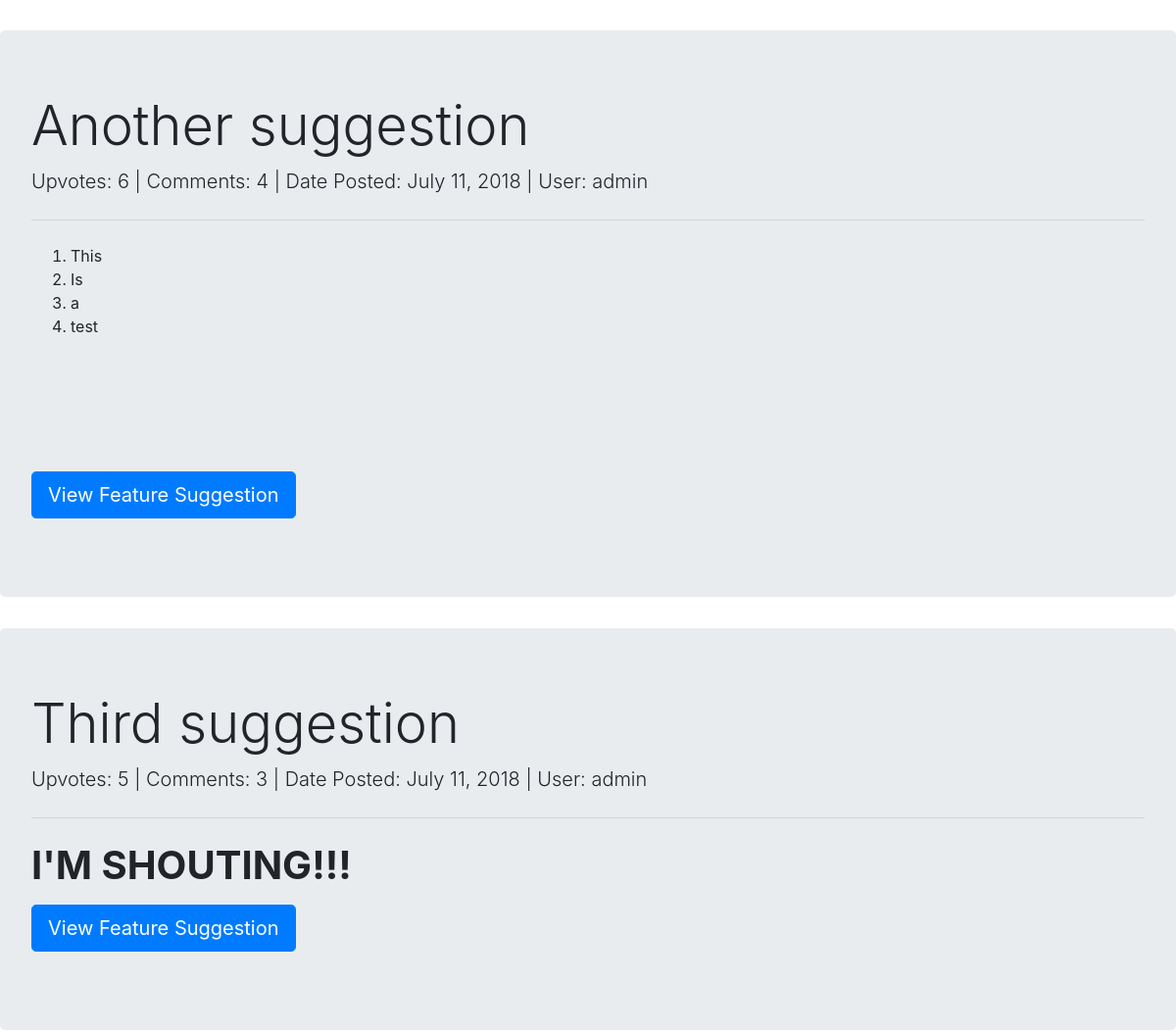
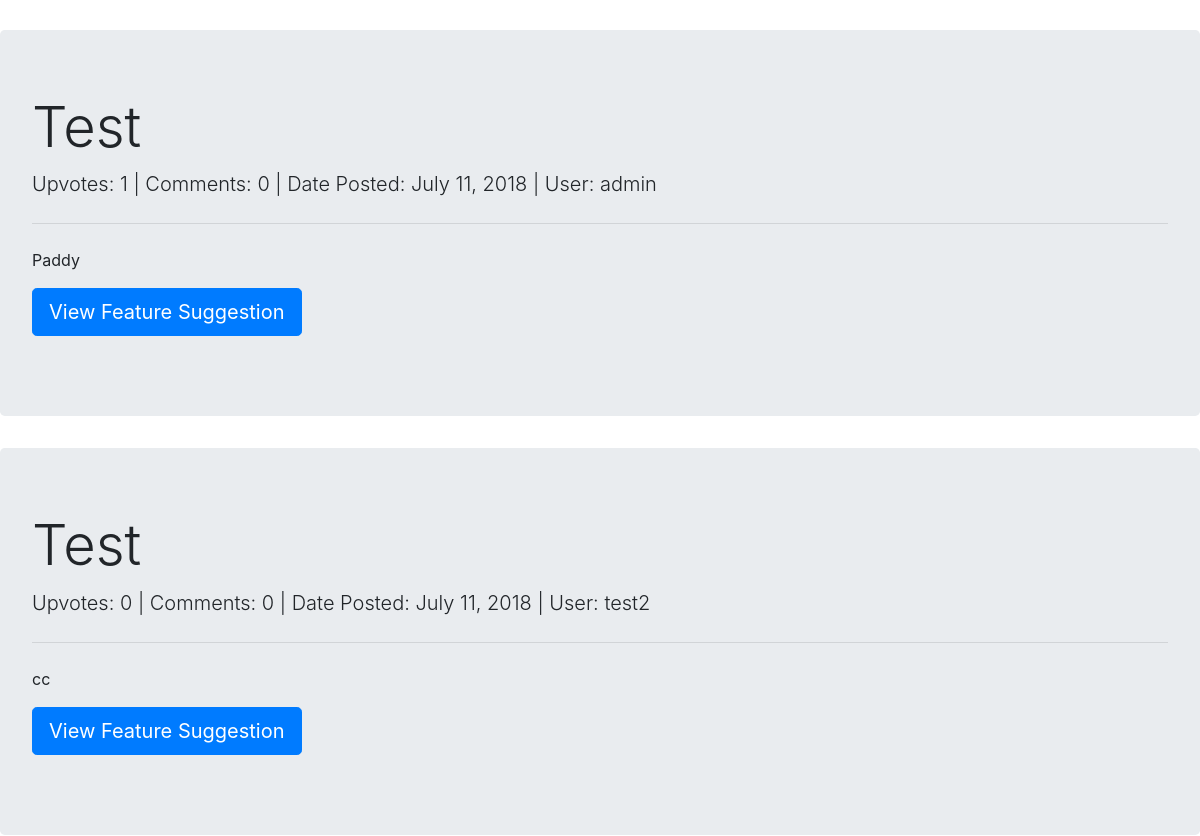
Before: /suggestions/ (middle part) with the older database file (2 pictures, top to bottom).
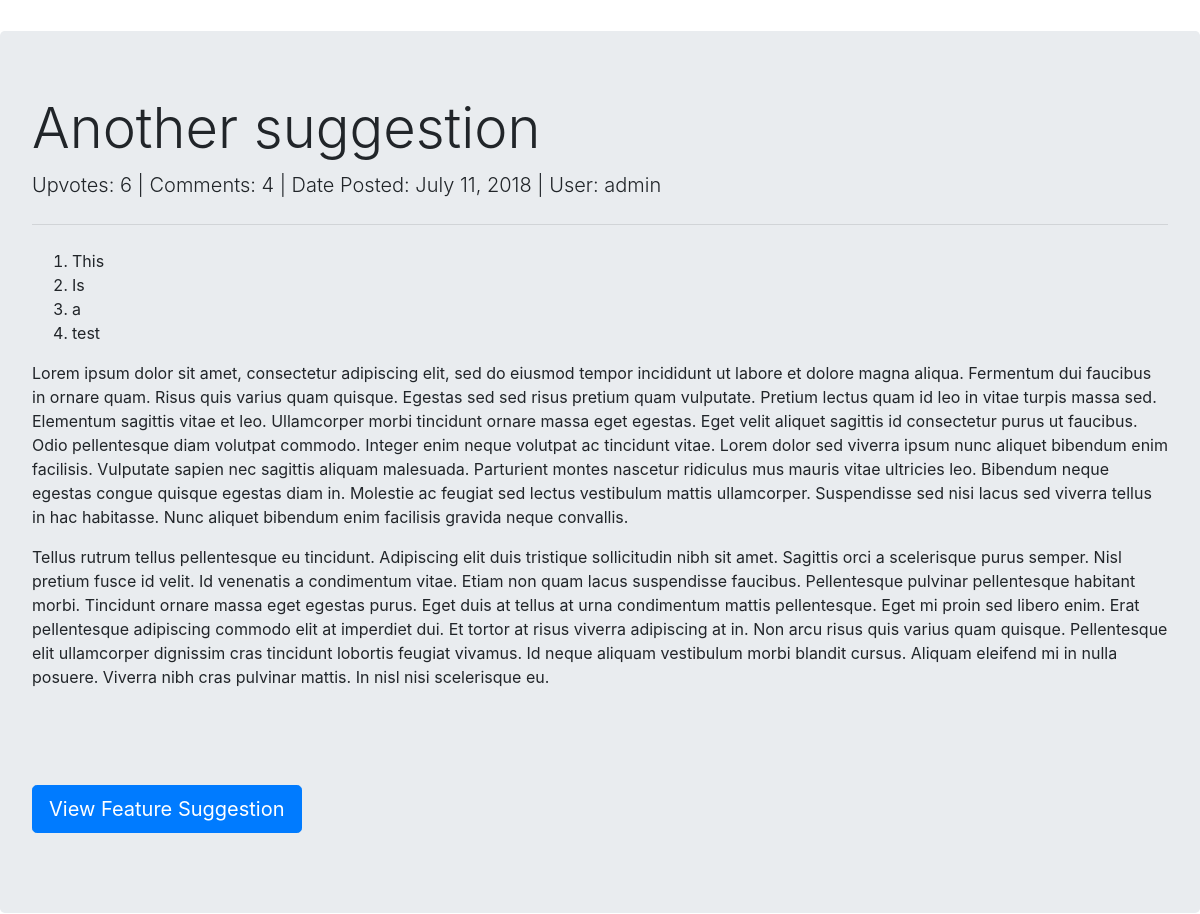
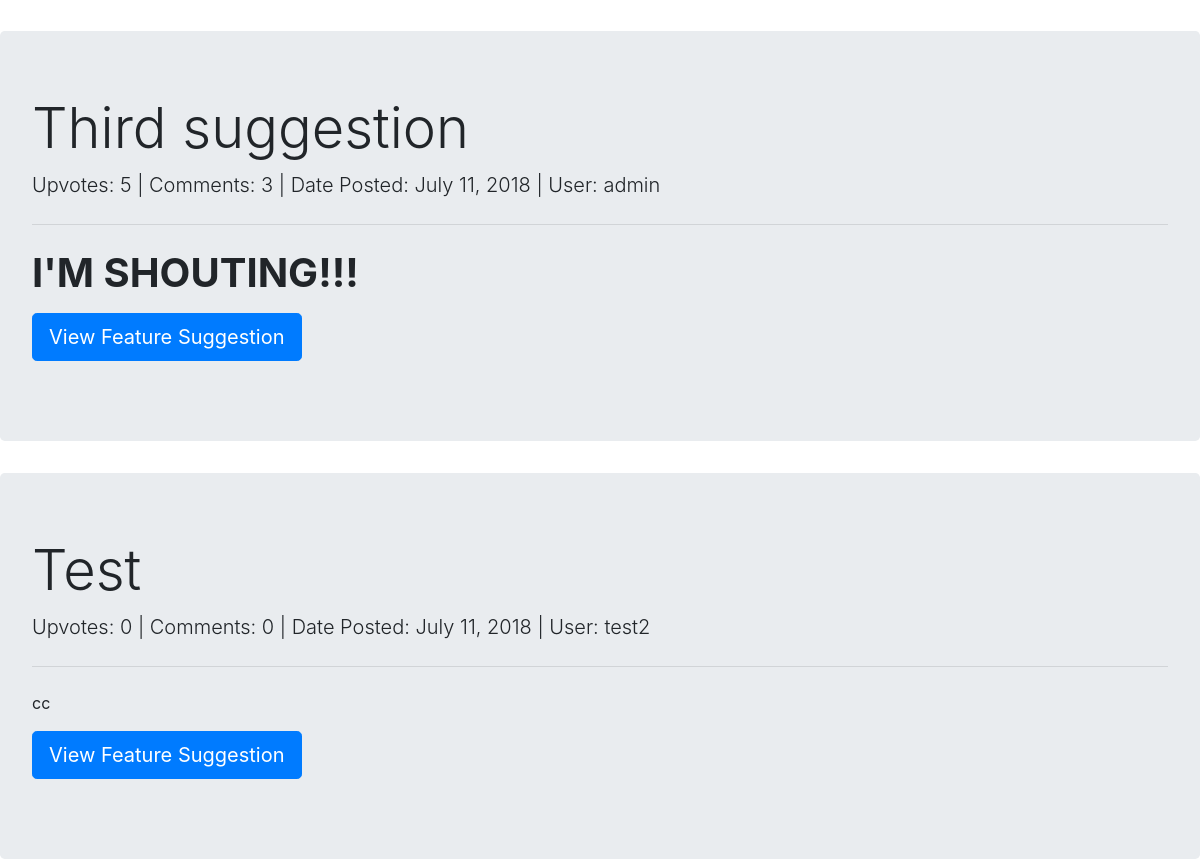
After: the same page with the newer database file (2 pictures, top to bottom).
### usersuggestions/models.py (models this page shows, shortened)
class Suggestion(models.Model):
    suggestion_choices = ((True, 'Feature'), (False, 'Bug Fix'))
    is_feature = models.BooleanField(blank=False, default=False, choices=suggestion_choices)
    user = models.ForeignKey(User, null=False, on_delete=models.PROTECT)
    title = models.CharField(max_length=200, blank=False)
    details = RichTextUploadingField()
    date_time = models.DateTimeField(auto_now_add=True)
    delay_submission = models.BooleanField(null=False, blank=True, default=False)

### accounts/models.py (models this page shows)
class User(AbstractUser):
    USERNAME_FIELD = "email"
    email = models.EmailField(('email address'), blank=False, unique=True)
    REQUIRED_FIELDS = []
    def __str__(self):
        return self.username

### usersuggestions/views.py (the view)
# urls.py: url(r'^sort/(?P<sorting>[-\w]+)$', render_issue_tracker, name='issue_tracker'),
def render_issue_tracker(request, sorting="oldest"):
    voting_end_date = get_voting_end_date()
    current_features = return_current_features(sorting)
    bugs = return_all_current_bugs(sorting)
    completed_suggestions = return_completed_suggestions()
    current_winner = SuggestionAdminPage.objects.get(current_winner=True)
    promoted_features = get_promoted_features()
    return render(request, "issue_tracker.html", {"features": current_features, "bugs": bugs,
                                         "voting_end_date": voting_end_date, "promoted_features": promoted_features, "completed_suggestions": completed_suggestions, "current_winner": current_winner})

### market/cart.py (called while the page is built)
    def __len__(self):
        return sum(item['quantity'] for item in self.cart.values())

### market/contexts.py (called while the page is built)
def cart(request):
    return {'cart': Cart(request)}

### usersuggestions/helpers.py (called while the page is built)
def return_current_features(sorting="-upvotes"):
    if sorting == "oldest":
        sorting = "date_time"
    elif sorting == "newest":
        sorting = "-date_time"
    elif sorting == "comments":
        sorting = "-comments"
    else:
        sorting = "-upvotes"
    return Suggestion.objects.filter(is_feature=True, suggestionadminpage__in_current_voting_cycle=True).annotate(
        upvotes=Count("upvote", distinct=True)).annotate(
        comments=Count("comment", distinct=True, filter=Q(comment__admin_page_comment=False))).order_by(sorting)

def get_promoted_features():
    current_date = datetime.date.today()
    promoted_feature_suggestions = PromotedFeatureSuggestion.objects.filter(end_date__gt=current_date,
                                                                            start_date__lte=current_date)
    return promoted_feature_suggestions

### usersuggestions/templates/issue_tracker.html (shortened to what this page needs)
{% extends 'base.html' %}
{% block content %}
<main id="issue-tracker">
<div class="tab-content" id="myTabContent">
  <div class="tab-pane fade show active" id="features" role="tabpanel" aria-labelledby="features-tab">
{% for feature in features %}
<div class="jumbotron">
  <h1 class="suggestion-title display-4">{{ feature.title }}</h1>
  <p class="suggestion-meta lead">Upvotes: {{ feature.upvotes }} | Comments: {{ feature.comments }} | Date Posted: {{ feature.date_time.date }} | User: {{ feature.user }}</p>
  <hr class="my-4">
    <div class="suggestion-details">
  <p>{{ feature.details|safe }}</p>
  </div>
  <p class="lead">
<a href="{% url 'view_suggestion' feature.id %}" class="btn view-suggestion-btn btn-primary btn-lg">View Feature Suggestion</a>
</p>
</div>
{% endfor %}
      </div>
</div>
</main>
{% endblock %}

Changed rows visible on the page:
no longer on this page (row edited): Suggestion: title "Test", upvotes "1", comments "0", date_time "July 11, 2018", user "admin", details "Paddy"
changed Suggestion "Another suggestion": details "This Is a test" → "This Is a test Lorem ipsum dolor sit amet, consectetur adipiscing elit, sed do eiusmod tempor incididunt ut labore et dolore magna aliqua. Fermentum dui faucibus in ornare quam. Risus quis varius quam quisque. Egestas sed sed risus pretium quam vulputate. Pretium lectus quam id leo in vitae turpis massa sed. Elementum sagittis vitae et leo. Ullamcorper morbi tincidunt ornare massa eget egestas. Eget velit aliquet sagittis id consectetur purus ut faucibus. Odio pellentesque diam volutpat commodo. Integer enim neque volutpat ac tincidunt vitae. Lorem dolor sed viverra ipsum nunc aliquet bibendum enim facilisis. Vulputate sapien nec sagittis aliquam malesuada. Parturient montes nascetur…"
